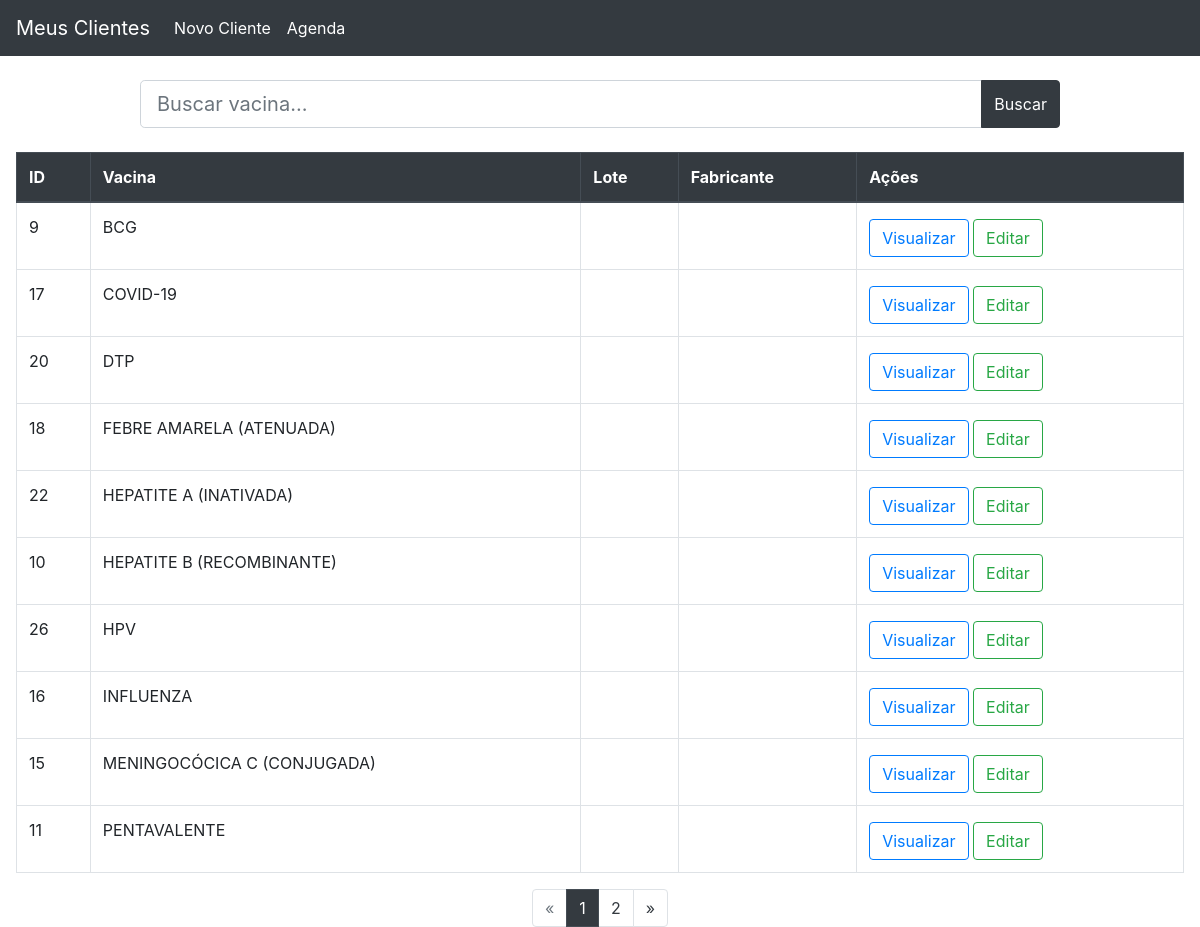
Screenshot of /vacina/listar_vacinas/ with the database file from the repository.
### vacina/models.py (models this page shows, shortened)
class Vacina(models.Model):
    vacina_nome = models.CharField('Vacina', max_length=250)
    vacina_lote = models.CharField('Lote', max_length=250, blank=True)
    vacina_fabricante = models.CharField('Lote', max_length=250, blank=True)

### vacina/views.py (the view)
# urls.py: path('listar_vacinas/', listar_vacinas, name='listar_vacinas'),
def listar_vacinas(request):
    busca = request.GET.get('busca')
    if busca:
        vacinas_list = Vacina.objects.filter(
            vacina_nome__icontains=busca).order_by('vacina_nome')
    else:
        vacinas_list = Vacina.objects.all().order_by('vacina_nome')
    paginacao = Paginator(vacinas_list, 10)
    pagina = request.GET.get('page')
    vacinas = paginacao.get_page(pagina)
    context = {
        'vacinas': vacinas
    }
    return render(request, 'vacina/listar_vacinas.html', context)

### templates/vacina/listar_vacinas.html (shortened to what this page needs)
{% extends "base.html" %}
{% block main %}
<div class="container" id="areabusca">
	<div class="row justify-content-center mb-4 mt-4">
		<div class="col-10">
			<form>
				<div class="input-group">
					<input type="text" class="form-control form-control-lg" name="busca" id="busca" type="text"
						placeholder="Buscar vacina..." value="{{ request.GET.busca }}">
					<div class="input-group-append">
						<button class="btn btn-dark" type="submit"> Buscar</button>
					</div>
				</div>
			</form>
		</div>
	</div>
</div>
<div class="table-responsive-md">
	<table class="table table-hover table-bordered">
		<thead class="thead-dark">
			<tr>
				<th scope="col">ID</th>
				<th scope="col">Vacina</th>
				<th scope="col">Lote</th>
				<th scope="col">Fabricante</th>
				<th scope="col">Ações</th>
			</tr>
		</thead>
		<tbody>
			{% for vacina in vacinas %}
			<tr>
				<td>{{ vacina.id }} </th>
				<td>{{ vacina.vacina_nome }} </th>
				<td>{{ vacina.vacina_lote }} </td>
				<td>{{ vacina.vacina_fabricante }} </td>
				<td>
					<a href=" {% url "visualizar_vacina" vacina.pk %}" class="btn btn-outline-primary mt-1" >  Visualizar </a>
					<a href="{% url "editar_vacina" vacina.id %} " class="btn btn-outline-success mt-1">  Editar </a>
				</td>
			</tr>
			{% endfor %}
		</tbody>
	</table>
</div>
<nav>
	<ul class="pagination justify-content-center">
		{% if vacinas.has_previous %}
		<li class="page-item">
			<a class="page-link"
				href="?page={{ vacinas.previous_page_number }}{% if request.GET.busca %}&busca={{ request.GET.busca }}{% endif %}"
				aria-label="Anterior">
				<span aria-hidden="true">&laquo;</span>
			</a>
		</li>
		{% else %}
		<li class="page-item disabled">
			<a class="page-link" aria-label="Anterior">
				<span aria-hidden="true">&laquo;</span>
			</a>
		</li>
		{% endif %}
		{% for num in vacinas.paginator.page_range %}
		{% if vacinas.number == num %}
		<li class="page-item active"><a class="page-link" href="#">{{ num }}</a></li>
		{% else %}
		<li class="page-item"><a class="page-link"
				href="?page={{ num }}{% if request.GET.busca %}&busca={{ request.GET.busca }}{% endif %}">{{ num }}</a>
		</li>
		{% endif %}
		{% endfor %}
		{% if vacinas.has_next %}
		<li class="page-item">
			<a class="page-link"
				href="?page={{ vacinas.next_page_number }}{% if request.GET.busca %}&busca={{ request.GET.busca }}{% endif %}"
				aria-label="Next">
				<span aria-hidden="true">&raquo;</span>
			</a>
		</li>
		{% else %}
		<li class="page-item disabled">
			<a class="page-link" aria-label="Next">
				<span aria-hidden="true">&raquo;</span>
			</a>
		</li>
		{% endif %}
	</ul>
</nav>
{% endblock main %}

### static/css/style.css (style rules this page uses)
html, body { height: 100%; }
.pagination > li > a { background-color: white; color: #343a40; }
.pagination > .active > a { color: white; background-color: #343a40 !Important;; border-color: #454d55 !Important;; }

### rows the page displays
Vacina: id "9", vacina_nome "BCG"
Vacina: id "17", vacina_nome "COVID-19"
Vacina: id "20", vacina_nome "DTP"
Vacina: id "18", vacina_nome "FEBRE AMARELA (ATENUADA)"
Vacina: id "22", vacina_nome "HEPATITE A (INATIVADA)"
Vacina: id "10", vacina_nome "HEPATITE B (RECOMBINANTE)"
Vacina: id "26", vacina_nome "HPV"
Vacina: id "16", vacina_nome "INFLUENZA"
Vacina: id "15", vacina_nome "MENINGOCÓCICA C (CONJUGADA)"
Vacina: id "11", vacina_nome "PENTAVALENTE"

### other values shown
{{ num }} "1"
{{ num }} "2"
